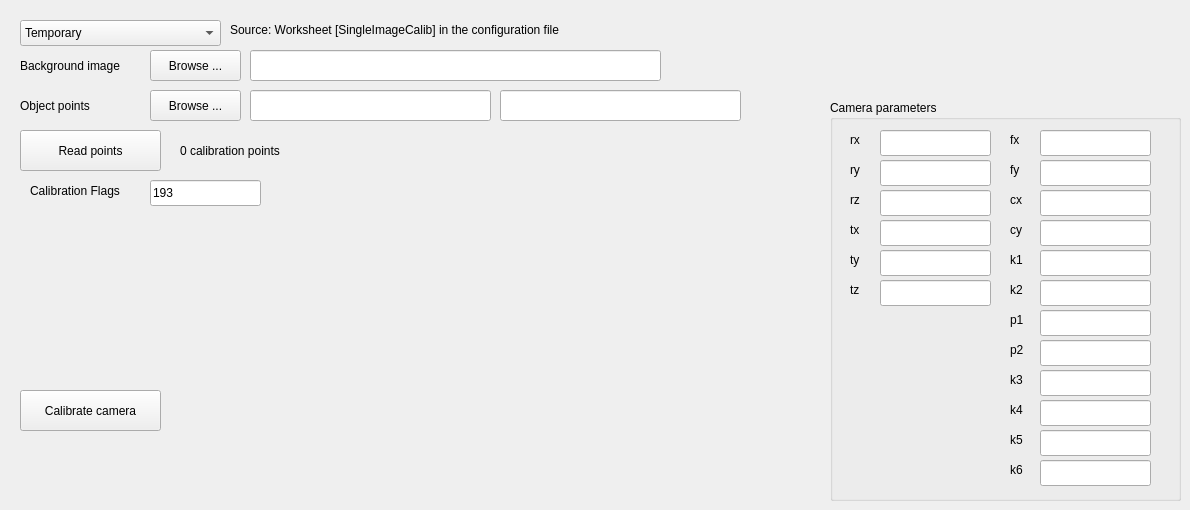
    <widget class="QWidget" name="tab">
     <attribute name="title">
      <string>Single Image Calib</string>
     </attribute>
     <attribute name="toolTip">
      <string>Single image calibration</string>
     </attribute>
     <widget class="QLabel" name="label_6">
      <property name="geometry">
       <rect>
        <x>230</x>
        <y>20</y>
        <width>421</width>
        <height>20</height>
       </rect>
      </property>
      <property name="text">
       <string>Source: Worksheet [SingleImageCalib] in the configuration file</string>
      </property>
     </widget>
     <widget class="QLabel" name="label_37">
      <property name="geometry">
       <rect>
        <x>20</x>
        <y>50</y>
        <width>151</width>
        <height>31</height>
       </rect>
      </property>
      <property name="text">
       <string>Background image</string>
      </property>
     </widget>
     <widget class="QPushButton" name="pbBrowseSiCalibBgimg">
      <property name="geometry">
       <rect>
        <x>150</x>
        <y>50</y>
        <width>91</width>
        <height>31</height>
       </rect>
      </property>
      <property name="text">
       <string>Browse ...</string>
      </property>
     </widget>
     <widget class="QLineEdit" name="edSiCalibBgImg">
      <property name="geometry">
       <rect>
        <x>250</x>
        <y>50</y>
        <width>411</width>
        <height>31</height>
       </rect>
      </property>
      <property name="alignment">
       <set>Qt::AlignRight|Qt::AlignTrailing|Qt::AlignVCenter</set>
      </property>
     </widget>
     <widget class="QGroupBox" name="groupBox_3">
      <property name="geometry">
       <rect>
        <x>830</x>
        <y>100</y>
        <width>351</width>
        <height>401</height>
       </rect>
      </property>
      <property name="title">
       <string>Camera parameters</string>
      </property>
      <widget class="QLineEdit" name="edSiCalibK5">
       <property name="geometry">
        <rect>
         <x>210</x>
         <y>330</y>
         <width>111</width>
         <height>26</height>
        </rect>
       </property>
       <property name="toolTip">
        <string>number of corners along y</string>
       </property>
      </widget>
      <widget class="QLabel" name="label_27">
       <property name="geometry">
        <rect>
         <x>180</x>
         <y>180</y>
         <width>31</width>
         <height>20</height>
        </rect>
       </property>
       <property name="toolTip">
        <string>physical size of a cell along x and y</string>
       </property>
       <property name="text">
        <string>k2</string>
       </property>
      </widget>
      <widget class="QLabel" name="label_29">
       <property name="geometry">
        <rect>
         <x>180</x>
         <y>30</y>
         <width>31</width>
         <height>20</height>
        </rect>
       </property>
       <property name="toolTip">
        <string>physical size of a cell along x and y</string>
       </property>
       <property name="text">
        <string>fx</string>
       </property>
      </widget>
      <widget class="QLabel" name="label_22">
       <property name="geometry">
        <rect>
         <x>180</x>
         <y>360</y>
         <width>31</width>
         <height>20</height>
        </rect>
       </property>
       <property name="toolTip">
        <string>physical size of a cell along x and y</string>
       </property>
       <property name="text">
        <string>k6</string>
       </property>
      </widget>
      <widget class="QLineEdit" name="edSiCalibFy">
       <property name="geometry">
        <rect>
         <x>210</x>
         <y>60</y>
         <width>111</width>
         <height>26</height>
        </rect>
       </property>
       <property name="toolTip">
        <string>number of corners along y</string>
       </property>
      </widget>
      <widget class="QLineEdit" name="edSiCalibTy">
       <property name="geometry">
        <rect>
         <x>50</x>
         <y>150</y>
         <width>111</width>
         <height>26</height>
        </rect>
       </property>
       <property name="toolTip">
        <string>number of corners along y</string>
       </property>
      </widget>
      <widget class="QLabel" name="label_26">
       <property name="geometry">
        <rect>
         <x>180</x>
         <y>240</y>
         <width>31</width>
         <height>20</height>
        </rect>
       </property>
       <property name="toolTip">
        <string>physical size of a cell along x and y</string>
       </property>
       <property name="text">
        <string>p2</string>
       </property>
      </widget>
      <widget class="QLineEdit" name="edSiCalibK2">
       <property name="geometry">
        <rect>
         <x>210</x>
         <y>180</y>
         <width>111</width>
         <height>26</height>
        </rect>
       </property>
       <property name="toolTip">
        <string>number of corners along y</string>
       </property>
      </widget>
      <widget class="QLineEdit" name="edSiCalibK1">
       <property name="geometry">
        <rect>
         <x>210</x>
         <y>150</y>
         <width>111</width>
         <height>26</height>
        </rect>
       </property>
       <property name="toolTip">
        <string>number of corners along y</string>
       </property>
      </widget>
      <widget class="QLineEdit" name="edSiCalibK6">
       <property name="geometry">
        <rect>
         <x>210</x>
         <y>360</y>
         <width>111</width>
         <height>26</height>
        </rect>
       </property>
       <property name="toolTip">
        <string>number of corners along y</string>
       </property>
      </widget>
      <widget class="QLineEdit" name="edSiCalibTx">
       <property name="geometry">
        <rect>
         <x>50</x>
         <y>120</y>
         <width>111</width>
         <height>26</height>
        </rect>
       </property>
       <property name="toolTip">
        <string>number of corners along y</string>
       </property>
      </widget>
      <widget class="QLabel" name="label_32">
       <property name="geometry">
        <rect>
         <x>20</x>
         <y>150</y>
         <width>31</width>
         <height>20</height>
        </rect>
       </property>
       <property name="toolTip">
        <string>physical size of a cell along x and y</string>
       </property>
       <property name="text">
        <string>ty</string>
       </property>
      </widget>
      <widget class="QLabel" name="label_21">
       <property name="geometry">
        <rect>
         <x>180</x>
         <y>330</y>
         <width>31</width>
         <height>20</height>
        </rect>
       </property>
       <property name="toolTip">
        <string>physical size of a cell along x and y</string>
       </property>
       <property name="text">
        <string>k5</string>
       </property>
      </widget>
      <widget class="QLineEdit" name="edSiCalibFx">
       <property name="geometry">
        <rect>
         <x>210</x>
         <y>30</y>
         <width>111</width>
         <height>26</height>
        </rect>
       </property>
       <property name="toolTip">
        <string>number of corners along y</string>
       </property>
      </widget>
      <widget class="QLineEdit" name="edSiCalibTz">
       <property name="geometry">
        <rect>
         <x>50</x>
         <y>180</y>
         <width>111</width>
         <height>26</height>
        </rect>
       </property>
       <property name="toolTip">
        <string>number of corners along y</string>
       </property>
      </widget>
      <widget class="QLineEdit" name="edSiCalibP2">
       <property name="geometry">
        <rect>
         <x>210</x>
         <y>240</y>
         <width>111</width>
         <height>26</height>
        </rect>
       </property>
       <property name="toolTip">
        <string>number of corners along y</string>
       </property>
      </widget>
      <widget class="QLabel" name="label_20">
       <property name="geometry">
        <rect>
         <x>180</x>
         <y>270</y>
         <width>31</width>
         <height>20</height>
        </rect>
       </property>
       <property name="toolTip">
        <string>physical size of a cell along x and y</string>
       </property>
       <property name="text">
        <string>k3</string>
       </property>
      </widget>
      <widget class="QLineEdit" name="edSiCalibRz">
       <property name="geometry">
        <rect>
         <x>50</x>
         <y>90</y>
         <width>111</width>
         <height>26</height>
        </rect>
       </property>
       <property name="toolTip">
        <string>number of corners along y</string>
       </property>
      </widget>
      <widget class="QLineEdit" name="edSiCalibP1">
       <property name="geometry">
        <rect>
         <x>210</x>
         <y>210</y>
         <width>111</width>
         <height>26</height>
        </rect>
       </property>
       <property name="toolTip">
        <string>number of corners along y</string>
       </property>
      </widget>
      <widget class="QLabel" name="label_36">
       <property name="geometry">
        <rect>
         <x>20</x>
         <y>60</y>
         <width>31</width>
         <height>20</height>
        </rect>
       </property>
       <property name="toolTip">
        <string>physical size of a cell along x and y</string>
       </property>
       <property name="text">
        <string>ry</string>
       </property>
      </widget>
      <widget class="QLabel" name="label_25">
       <property name="geometry">
        <rect>
         <x>180</x>
         <y>300</y>
         <width>31</width>
         <height>20</height>
        </rect>
       </property>
       <property name="toolTip">
        <string>physical size of a cell along x and y</string>
       </property>
       <property name="text">
        <string>k4</string>
       </property>
      </widget>
      <widget class="QLabel" name="label_23">
       <property name="geometry">
        <rect>
         <x>180</x>
         <y>150</y>
         <width>31</width>
         <height>20</height>
        </rect>
       </property>
       <property name="toolTip">
        <string>physical size of a cell along x and y</string>
       </property>
       <property name="text">
        <string>k1</string>
       </property>
      </widget>
      <widget class="QLabel" name="label_31">
       <property name="geometry">
        <rect>
         <x>20</x>
         <y>90</y>
         <width>31</width>
         <height>20</height>
        </rect>
       </property>
       <property name="toolTip">
        <string>physical size of a cell along x and y</string>
       </property>
       <property name="text">
        <string>rz</string>
       </property>
      </widget>
      <widget class="QLabel" name="label_19">
       <property name="geometry">
        <rect>
         <x>180</x>
         <y>120</y>
         <width>31</width>
         <height>20</height>
        </rect>
       </property>
       <property name="toolTip">
        <string>physical size of a cell along x and y</string>
       </property>
       <property name="text">
        <string>cy</string>
       </property>
      </widget>
      <widget class="QLabel" name="label_24">
       <property name="geometry">
        <rect>
         <x>180</x>
         <y>60</y>
         <width>31</width>
         <height>20</height>
        </rect>
       </property>
       <property name="toolTip">
        <string>physical size of a cell along x and y</string>
       </property>
       <property name="text">
        <string>fy</string>
       </property>
      </widget>
      <widget class="QLabel" name="label_28">
       <property name="geometry">
        <rect>
         <x>180</x>
         <y>210</y>
         <width>31</width>
         <height>20</height>
        </rect>
       </property>
       <property name="toolTip">
        <string>physical size of a cell along x and y</string>
       </property>
       <property name="text">
        <string>p1</string>
       </property>
      </widget>
      <widget class="QLineEdit" name="edSiCalibRy">
       <property name="geometry">
        <rect>
         <x>50</x>
         <y>60</y>
         <width>111</width>
         <height>26</height>
        </rect>
       </property>
       <property name="toolTip">
        <string>number of corners along y</string>
       </property>
      </widget>
      <widget class="QLabel" name="label_30">
       <property name="geometry">
        <rect>
         <x>180</x>
         <y>90</y>
         <width>31</width>
         <height>20</height>
        </rect>
       </property>
       <property name="toolTip">
        <string>physical size of a cell along x and y</string>
       </property>
       <property name="text">
        <string>cx</string>
       </property>
      </widget>
      <widget class="QLineEdit" name="edSiCalibK3">
       <property name="geometry">
        <rect>
         <x>210</x>
         <y>270</y>
         <width>111</width>
         <height>26</height>
        </rect>
       </property>
       <property name="toolTip">
        <string>number of corners along y</string>
       </property>
      </widget>
      <widget class="QLabel" name="label_33">
       <property name="geometry">
        <rect>
         <x>20</x>
         <y>180</y>
         <width>31</width>
         <height>20</height>
        </rect>
       </property>
       <property name="toolTip">
        <string>physical size of a cell along x and y</string>
       </property>
       <property name="text">
        <string>tz</string>
       </property>
      </widget>
      <widget class="QLineEdit" name="edSiCalibK4">
       <property name="geometry">
        <rect>
         <x>210</x>
         <y>300</y>
         <width>111</width>
         <height>26</height>
        </rect>
       </property>
       <property name="toolTip">
        <string>number of corners along y</string>
       </property>
      </widget>
      <widget class="QLineEdit" name="edSiCalibCy">
       <property name="geometry">
        <rect>
         <x>210</x>
         <y>120</y>
         <width>111</width>
         <height>26</height>
        </rect>
       </property>
       <property name="toolTip">
        <string>number of corners along y</string>
       </property>
      </widget>
      <widget class="QLabel" name="label_34">
       <property name="geometry">
        <rect>
         <x>20</x>
         <y>120</y>
         <width>31</width>
         <height>20</height>
        </rect>
       </property>
       <property name="toolTip">
        <string>physical size of a cell along x and y</string>
       </property>
       <property name="text">
        <string>tx</string>
       </property>
      </widget>
      <widget class="QLineEdit" name="edSiCalibRx">
       <property name="geometry">
        <rect>
         <x>50</x>
         <y>30</y>
         <width>111</width>
         <height>26</height>
        </rect>
       </property>
       <property name="toolTip">
        <string>number of corners along y</string>
       </property>
      </widget>
      <widget class="QLabel" name="label_35">
       <property name="geometry">
        <rect>
         <x>20</x>
         <y>30</y>
         <width>31</width>
         <height>20</height>
        </rect>
       </property>
       <property name="toolTip">
        <string>physical size of a cell along x and y</string>
       </property>
       <property name="text">
        <string>rx</string>
       </property>
      </widget>
      <widget class="QLineEdit" name="edSiCalibCx">
       <property name="geometry">
        <rect>
         <x>210</x>
         <y>90</y>
         <width>111</width>
         <height>26</height>
        </rect>
       </property>
       <property name="toolTip">
        <string>number of corners along y</string>
       </property>
      </widget>
     </widget>
     <widget class="QPushButton" name="pbSiCalibRead">
      <property name="geometry">
       <rect>
        <x>20</x>
        <y>130</y>
        <width>141</width>
        <height>41</height>
       </rect>
      </property>
      <property name="text">
       <string>Read points</string>
      </property>
     </widget>
     <widget class="QPushButton" name="pbSiCalibCalib">
      <property name="geometry">
       <rect>
        <x>20</x>
        <y>390</y>
        <width>141</width>
        <height>41</height>
       </rect>
      </property>
      <property name="text">
       <string>Calibrate camera</string>
      </property>
     </widget>
     <widget class="QLabel" name="label_62">
      <property name="geometry">
       <rect>
        <x>180</x>
        <y>140</y>
        <width>141</width>
        <height>21</height>
       </rect>
      </property>
      <property name="toolTip">
       <string>physical size of a cell along x and y</string>
      </property>
      <property name="text">
       <string>0 calibration points</string>
      </property>
     </widget>
     <widget class="QLabel" name="label_63">
      <property name="geometry">
       <rect>
        <x>30</x>
        <y>180</y>
        <width>141</width>
        <height>21</height>
       </rect>
      </property>
      <property name="toolTip">
       <string>        The flags for the calibration. See OpenCV documentation of 
        calibrateCamera() for definition of flags.
        Important: For non-planar calibration rigs the initial intrinsic 
        matrix must be specified (See OpenCV documentation). That is, the 
        flag CALIB_USE_INTRINSIC_GUESS (1) must be enabled, that is, the 
        flags must be an odd (cannot be zero or any other even)
        Typical values are: 
            0: OpenCV default (calibrates fx, fy, cx, cy, k1, k2, p1, p2, k3)
            16385: (calibrates fx, fy, cx, cy, k1, k2, p1, p2, k3, k4, k5, k6)
            24705: (calibrates fx, fy, cx, cy, k1, k2, p1, p2,   , k4, k5)
            129: (calibrates fx, fy, cx, cy, k1, k2, p1, p2)
            193: (calibrates fx, fy, cx, cy, k1, p1, p2)
            201: (calibrates fx, fy, cx, cy, k1)
            205: (calibrates fx, fy, k1)
            207: (calibrates fx, k1)
            To remove CALIB_USE_INTRINSIC_GUESS (if you do not want to guess
            the camera matrix), use the above number minus 1. For example,
            give 206 (i.e., 207 - 1) to calibrate fx and k1 without using 
            initial guess camera matrix.</string>
      </property>
      <property name="text">
       <string>Calibration Flags</string>
      </property>
     </widget>
     <widget class="QLineEdit" name="edSiCalibFlags">
      <property name="geometry">
       <rect>
        <x>150</x>
        <y>180</y>
        <width>111</width>
        <height>26</height>
       </rect>
      </property>
      <property name="toolTip">
       <string>        The flags for the calibration. See OpenCV documentation of 
        calibrateCamera() for definition of flags.
        Important: For non-planar calibration rigs the initial intrinsic 
        matrix must be specified (See OpenCV documentation). That is, the 
        flag CALIB_USE_INTRINSIC_GUESS (1) must be enabled, that is, the 
        flags must be an odd (cannot be zero or any other even)
        Typical values are: 
            0: OpenCV default (calibrates fx, fy, cx, cy, k1, k2, p1, p2, k3)
            16385: (calibrates fx, fy, cx, cy, k1, k2, p1, p2, k3, k4, k5, k6)
            24705: (calibrates fx, fy, cx, cy, k1, k2, p1, p2,   , k4, k5)
            129: (calibrates fx, fy, cx, cy, k1, k2, p1, p2)
            193: (calibrates fx, fy, cx, cy, k1, p1, p2)
            201: (calibrates fx, fy, cx, cy, k1)
            205: (calibrates fx, fy, k1)
            207: (calibrates fx, k1)
            To remove CALIB_USE_INTRINSIC_GUESS (if you do not want to guess
            the camera matrix), use the above number minus 1. For example,
            give 206 (i.e., 207 - 1) to calibrate fx and k1 without using 
            initial guess camera matrix.</string>
      </property>
      <property name="text">
       <string>193</string>
      </property>
     </widget>
     <widget class="QLabel" name="label_46">
      <property name="geometry">
       <rect>
        <x>20</x>
        <y>90</y>
        <width>151</width>
        <height>31</height>
       </rect>
      </property>
      <property name="text">
       <string>Object points</string>
      </property>
     </widget>
     <widget class="QPushButton" name="pbBrowseSiCalibBgimg_2">
      <property name="geometry">
       <rect>
        <x>150</x>
        <y>90</y>
        <width>91</width>
        <height>31</height>
       </rect>
      </property>
      <property name="text">
       <string>Browse ...</string>
      </property>
     </widget>
     <widget class="QLineEdit" name="edSiCalibObjpointsXlsfile">
      <property name="geometry">
       <rect>
        <x>250</x>
        <y>90</y>
        <width>241</width>
        <height>31</height>
       </rect>
      </property>
      <property name="alignment">
       <set>Qt::AlignRight|Qt::AlignTrailing|Qt::AlignVCenter</set>
      </property>
     </widget>
     <widget class="QComboBox" name="cmbSiCalibCam">
      <property name="geometry">
       <rect>
        <x>20</x>
        <y>20</y>
        <width>201</width>
        <height>26</height>
       </rect>
      </property>
      <property name="currentIndex">
       <number>0</number>
      </property>
      <property name="maxVisibleItems">
       <number>7</number>
      </property>
      <property name="maxCount">
       <number>7</number>
      </property>
      <item>
       <property name="text">
        <string>Temporary</string>
       </property>
      </item>
      <item>
       <property name="text">
        <string>Camera 1</string>
       </property>
      </item>
      <item>
       <property name="text">
        <string>Camera 2</string>
       </property>
      </item>
      <item>
       <property name="text">
        <string>Camera 3</string>
       </property>
      </item>
      <item>
       <property name="text">
        <string>Camera 4</string>
       </property>
      </item>
      <item>
       <property name="text">
        <string>Camera 5</string>
       </property>
      </item>
      <item>
       <property name="text">
        <string>Camera 6</string>
       </property>
      </item>
     </widget>
     <widget class="QLineEdit" name="edSiCalibObjpointsXlssheet">
      <property name="geometry">
       <rect>
        <x>500</x>
        <y>90</y>
        <width>241</width>
        <height>31</height>
       </rect>
      </property>
      <property name="alignment">
       <set>Qt::AlignRight|Qt::AlignTrailing|Qt::AlignVCenter</set>
      </property>
     </widget>
    </widget>
